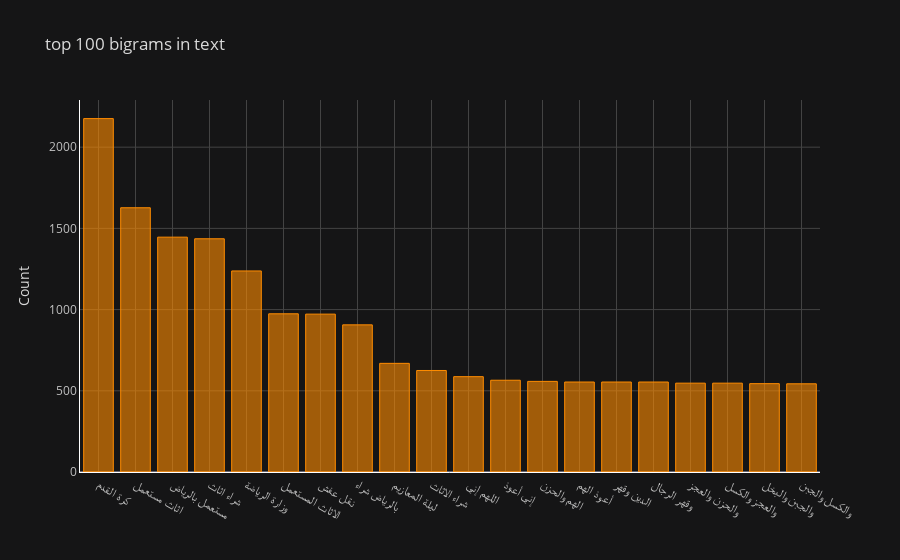

Notebook source saved alongside this figure:
### Code cell
import cufflinks as cf
#configure_plotly_browser_state()
cf.go_offline()
cf.set_config_file(offline=False, world_readable=True)
df_bigrams.groupby('word').sum()['count'].sort_values(ascending=False).iplot(color = 'darkorange',theme='solar', mode='markers+lines',
    kind='bar', yTitle='Count', linecolor='white', title='top 100 bigrams in text')

### Figure 1 — Plotly figure (JSON) as saved in the notebook; plotly's stock layout.template omitted (floating-point values rounded to 4 significant figures)
{"data": [{"marker": {"color": "rgba(255, 140, 0, 0.6)", "line": {"color": "rgba(255, 140, 0, 1.0)", "width": 1}}, "name": "count", "orientation": "v", "text": "", "type": "bar", "x": ["كرة القدم", "اثاث مستعمل", "مستعمل بالرياض", "شراء اثاث", "وزارة الرياضة", "الاثاث المستعمل", "نقل عفش", "بالرياض شراء", "ليلة المعازيم", "شراء الاثاث", "اللهم إني", "إني أعوذ", "الهم والحزن", "أعوذ الهم", "الدين وقهر", "وقهر الرجال", "والحزن والعجز", "والعجز والكسل", "والجبن والبخل", "والكسل والجبن"], "y": [2176, 1627, 1446, 1436, 1238, 974, 972, 906, 669, 625, 587, 565, 558, 554, 554, 554, 547, 547, 544, 543]}], "layout": {"legend": {"bgcolor": "#151516", "font": {"color": "#D9D9D9"}}, "paper_bgcolor": "#151516", "plot_bgcolor": "#151516", "title": {"font": {"color": "#D9D9D9"}, "text": "top 100 bigrams in text"}, "xaxis": {"gridcolor": "#434343", "linecolor": "white", "showgrid": true, "tickfont": {"color": "#C2C2C2"}, "title": {"font": {"color": "#D9D9D9"}, "text": ""}, "zerolinecolor": "#666570"}, "yaxis": {"gridcolor": "#434343", "linecolor": "white", "showgrid": true, "tickfont": {"color": "#C2C2C2"}, "title": {"font": {"color": "#D9D9D9"}, "text": "Count"}, "zerolinecolor": "#666570"}}}
